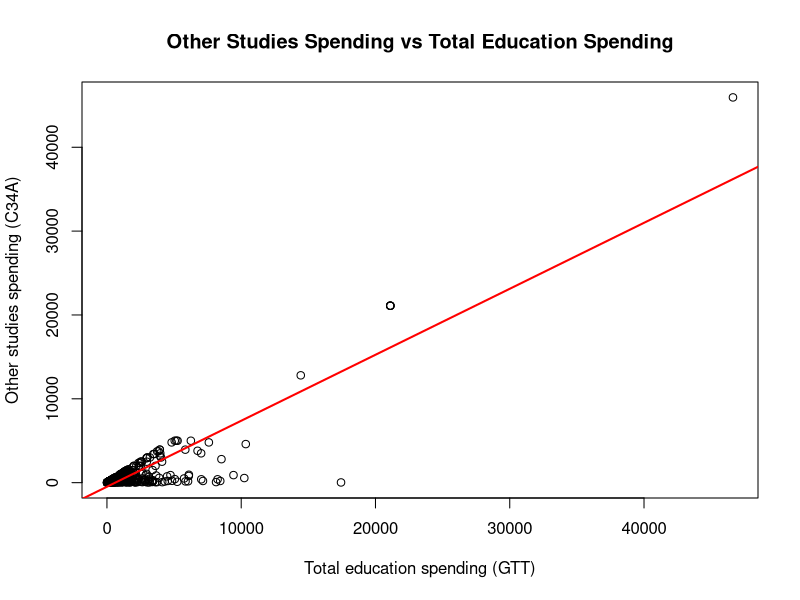
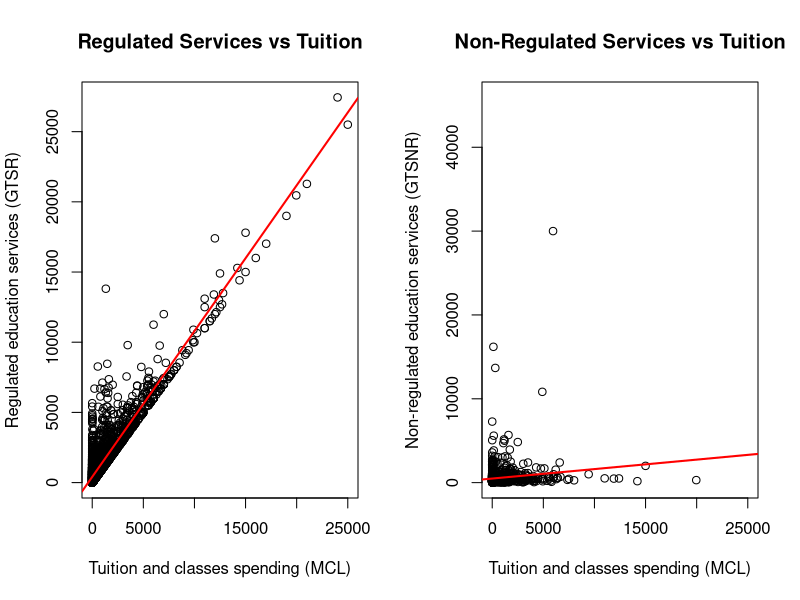
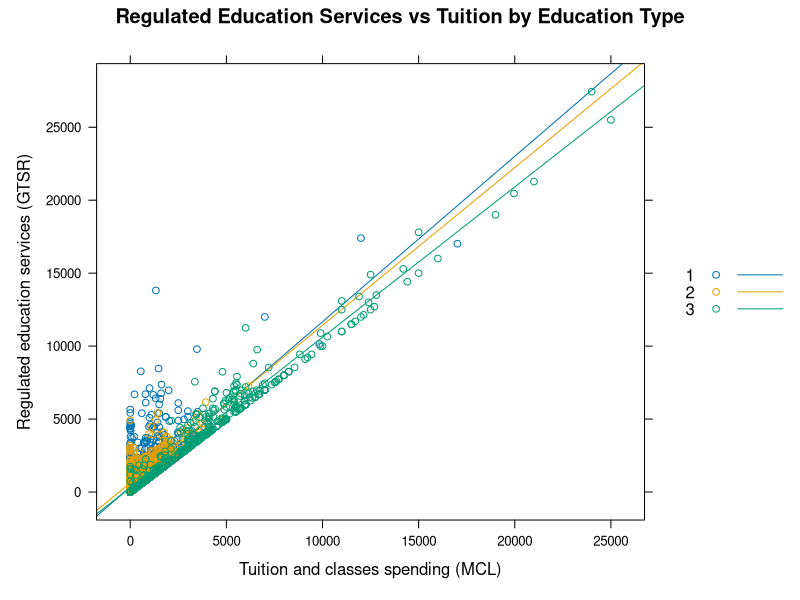

Source code (R) for these figures, in order:
# Education Spending Regression Analysis
# Author: Pol Serra Pozas
# Objective: Analyze relationships between education spending variables using linear regression in R.

# 1. Load libraries --------------------------------------------------------

library(readr)
library(lattice)


# 2. Load data -------------------------------------------------------------

education_data <- read_csv("GastoHogaresEduc.csv")
education_data <- data.frame(education_data)


# 3. Data filtering --------------------------------------------------------

# Keep households with positive total education spending
education_spending <- subset(
  education_data,
  GTT > 0 & !is.na(GTT)
)

# Keep valid observations for the relationship between C34A and GTT
other_studies_data <- subset(
  education_spending,
  !is.na(C34A)
)


# 4. Relationship between other studies and total education spending --------

model_other_studies <- lm(C34A ~ GTT, data = other_studies_data)

plot(
  C34A ~ GTT,
  data = other_studies_data,
  main = "Other Studies Spending vs Total Education Spending",
  xlab = "Total education spending (GTT)",
  ylab = "Other studies spending (C34A)"
)

abline(model_other_studies, col = "red", lwd = 2)

summary(model_other_studies)

r2_other_studies <- cor(
  other_studies_data$GTT,
  other_studies_data$C34A,
  use = "complete.obs"
)^2

print(r2_other_studies)


# 5. Regulated and non-regulated education services ------------------------

model_regulated <- lm(GTSR ~ MCL, data = education_data)
model_non_regulated <- lm(GTSNR ~ MCL, data = education_data)

par(mfrow = c(1, 2))

plot(
  GTSR ~ MCL,
  data = education_data,
  main = "Regulated Services vs Tuition",
  xlab = "Tuition and classes spending (MCL)",
  ylab = "Regulated education services (GTSR)"
)

abline(model_regulated, col = "red", lwd = 2)

plot(
  GTSNR ~ MCL,
  data = education_data,
  main = "Non-Regulated Services vs Tuition",
  xlab = "Tuition and classes spending (MCL)",
  ylab = "Non-regulated education services (GTSNR)"
)

abline(model_non_regulated, col = "red", lwd = 2)

r2_regulated <- cor(
  education_data$GTSR,
  education_data$MCL,
  use = "complete.obs"
)^2

r2_non_regulated <- cor(
  education_data$GTSNR,
  education_data$MCL,
  use = "complete.obs"
)^2

print(r2_regulated)
print(r2_non_regulated)

# Interpretation:
# The relationship between GTSNR and MCL is very weak.
# The relationship between GTSR and MCL is much stronger, suggesting that
# tuition spending is a better predictor of regulated education services.


# 6. Prediction of regulated education services ----------------------------

tuition_values <- data.frame(
  MCL = c(200, 525, 735, 995, 1350)
)

predicted_regulated_spending <- predict(
  model_regulated,
  newdata = tuition_values
)

print(predicted_regulated_spending)


# 7. Relationship by type of education -------------------------------------

xyplot(
  GTSR ~ MCL,
  groups = C01,
  data = education_data,
  main = "Regulated Education Services vs Tuition by Education Type",
  xlab = "Tuition and classes spending (MCL)",
  ylab = "Regulated education services (GTSR)",
  auto.key = TRUE,
  type = c("p", "r")
)


# 8. Prediction for private education --------------------------------------

models_by_education_type <- by(
  other_studies_data,
  other_studies_data$C01,
  function(df) lm(GTSR ~ MCL, data = df)
)

private_model <- models_by_education_type[["3"]]

private_predictions <- predict(
  private_model,
  newdata = tuition_values
)

print(private_predictions)
